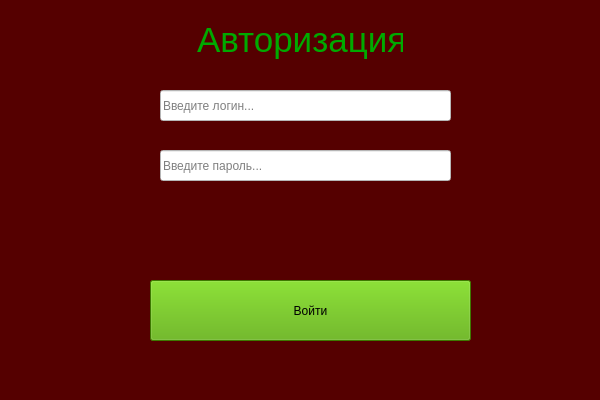
<?xml version="1.0" encoding="UTF-8"?>
<ui version="4.0">
 <class>MainWindow</class>
 <widget class="QMainWindow" name="MainWindow">
  <property name="geometry">
   <rect>
    <x>0</x>
    <y>0</y>
    <width>600</width>
    <height>400</height>
   </rect>
  </property>
  <property name="windowTitle">
   <string>MainWindow</string>
  </property>
  <property name="styleSheet">
   <string notr="true">background-color: rgb(85, 0, 0);</string>
  </property>
  <widget class="QWidget" name="centralwidget">
   <widget class="QLabel" name="label">
    <property name="geometry">
     <rect>
      <x>197</x>
      <y>20</y>
      <width>206</width>
      <height>41</height>
     </rect>
    </property>
    <property name="styleSheet">
     <string notr="true">background-color: rgba(255, 85, 0, 0);
font: 75 32pt &quot;Arial&quot;;</string>
    </property>
    <property name="text">
     <string>&lt;html&gt;&lt;head/&gt;&lt;body&gt;&lt;p&gt;&lt;span style=&quot; font-size:26pt; color:#00aa00;&quot;&gt;Авторизация&lt;/span&gt;&lt;/p&gt;&lt;/body&gt;&lt;/html&gt;</string>
    </property>
    <property name="textFormat">
     <enum>Qt::AutoText</enum>
    </property>
    <property name="scaledContents">
     <bool>false</bool>
    </property>
    <property name="alignment">
     <set>Qt::AlignCenter</set>
    </property>
   </widget>
   <widget class="QLineEdit" name="lineEdit">
    <property name="geometry">
     <rect>
      <x>160</x>
      <y>90</y>
      <width>291</width>
      <height>31</height>
     </rect>
    </property>
    <property name="styleSheet">
     <string notr="true">background-color: rgb(255, 255, 255);
font: 14pt &quot;Arial&quot;;</string>
    </property>
    <property name="placeholderText">
     <string>Введите логин...</string>
    </property>
   </widget>
   <widget class="QLineEdit" name="lineEdit_2">
    <property name="geometry">
     <rect>
      <x>160</x>
      <y>150</y>
      <width>291</width>
      <height>31</height>
     </rect>
    </property>
    <property name="styleSheet">
     <string notr="true">background-color: rgb(255, 255, 255);
font: 14pt &quot;Arial&quot;;</string>
    </property>
    <property name="placeholderText">
     <string>Введите пароль...</string>
    </property>
   </widget>
   <widget class="QPushButton" name="pushButton">
    <property name="geometry">
     <rect>
      <x>150</x>
      <y>280</y>
      <width>321</width>
      <height>61</height>
     </rect>
    </property>
    <property name="styleSheet">
     <string notr="true">background-color: rgb(85, 170, 0);
font: 75 14pt &quot;Arial&quot;;</string>
    </property>
    <property name="text">
     <string notr="true">Войти</string>
    </property>
    <property name="default">
     <bool>false</bool>
    </property>
   </widget>
  </widget>
  <widget class="QStatusBar" name="statusbar"/>
 </widget>
 <resources/>
 <connections/>
</ui>
